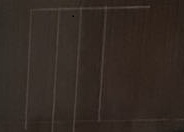
#> input picture cvproj/origin.JPG, 184 x 132 px
$ python start.py
#> lines starting #> are read from the running program, lines starting #| are printed output that depends on the picture; after the words box and inside, x2 and y2 are one past the last pixel; in counts of white or black regions, pixels touching at a corner belong together
import cv2
import os
import numpy as np
import argparse
from PIL import Image
from PIL import ImageFilter
from matplotlib import pyplot as plt

# [5 lines of commented-out code are left out]
origin = cv2.imread('origin.JPG', 0)
#> origin: shape (132, 184); min 0, max 81, mean 44.2
img_grey = cv2.imread('.JPG', 0)
img_inc = cv2.imread('incimg.jpg', 0)
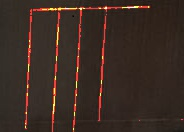
#> input picture cvproj/incimg.jpg, 184 x 132 px
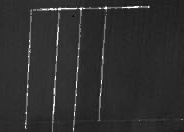
#> img_inc: shape (132, 184); min 1, max 255, mean 47.4


blur = cv2.GaussianBlur(img_inc,(5,5),0)
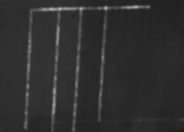
#> blur: shape (132, 184); min 28, max 175, mean 47.4
#cv2.imshow("blur",blur)
cv2.imwrite('blur.jpg', blur)
edges = cv2.Canny(blur, 10, 100, apertureSize = 3)
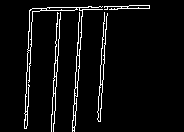
#> edges: shape (132, 184); 5.1% white in thin lines or dots, all inside (x1, y1, x2, y2) = (24, 5, 150, 132)
#cv2.imshow("edges",edges)
cv2.imwrite('edge.jpg', edges)

lines = cv2.HoughLines(edges,3,np.pi/180,118) #这里对最后一个参数使用了经验型的值
#> lines = 14 rows, first 8: [60, 0.0698], [30, 0.0349], [81, 0.0524], [9, 1.55], [57, 0.0349], [33, 0.0698], [105, 0.0524], [84, 0.0873]
#> (the run stopped early here; a loop or call above may not have finished)
